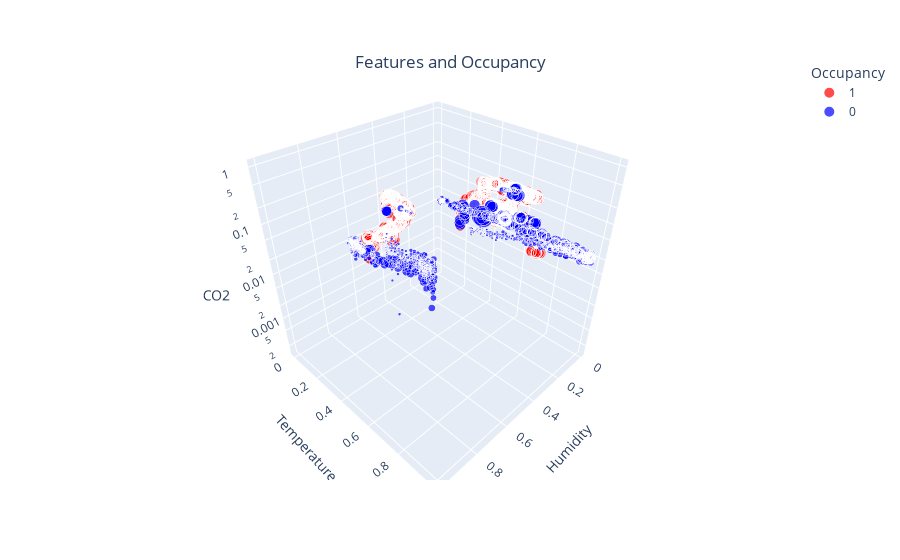

The notebook cell this image was saved under:
### Code cell
data = datatraining.copy()
data.Occupancy = data.Occupancy.astype(str)
fig = px.scatter_3d(data, x = 'Humidity', y='Temperature', z = 'CO2',
                    size = 'Light', color = 'Occupancy', 
                    color_discrete_map={'1':'red', '0':'blue'})

fig.update_layout(scene_zaxis_type = "log", title= {'text': "Features and Occupancy",
                                                   'y':0.9,
                                                   'x':0.5,
                                                   'xanchor':'center',
                                                   'yanchor':'top'})

iplot(fig)

### Figure 1 — Plotly figure (JSON) as saved in the notebook; plotly's stock layout.template omitted (floating-point values rounded to 4 significant figures; data arrays with more than 128 entries replaced by an {"elided": "..."} marker saying what was removed)
{"data": [{"hovertemplate": "Occupancy=1<br>Humidity=%{x}<br>Temperature=%{y}<br>CO2=%{z}<br>Light=%{marker.size}<extra></extra>", "legendgroup": "1", "marker": {"color": "red", "size": {"elided": "1729 float values"}, "sizemode": "area", "sizeref": 0.0025, "symbol": "circle"}, "mode": "markers", "name": "1", "scene": "scene", "showlegend": true, "type": "scatter3d", "x": {"elided": "1729 float values"}, "y": {"elided": "1729 float values"}, "z": {"elided": "1729 float values"}}, {"hovertemplate": "Occupancy=0<br>Humidity=%{x}<br>Temperature=%{y}<br>CO2=%{z}<br>Light=%{marker.size}<extra></extra>", "legendgroup": "0", "marker": {"color": "blue", "size": {"elided": "6414 float values"}, "sizemode": "area", "sizeref": 0.0025, "symbol": "circle"}, "mode": "markers", "name": "0", "scene": "scene", "showlegend": true, "type": "scatter3d", "x": {"elided": "6414 float values"}, "y": {"elided": "6414 float values"}, "z": {"elided": "6414 float values"}}], "layout": {"legend": {"itemsizing": "constant", "title": {"text": "Occupancy"}, "tracegroupgap": 0}, "margin": {"t": 60}, "scene": {"domain": {"x": [0, 1], "y": [0, 1]}, "xaxis": {"title": {"text": "Humidity"}}, "yaxis": {"title": {"text": "Temperature"}}, "zaxis": {"title": {"text": "CO2"}, "type": "log"}}, "title": {"text": "Features and Occupancy", "x": 0.5, "xanchor": "center", "y": 0.9, "yanchor": "top"}}}
